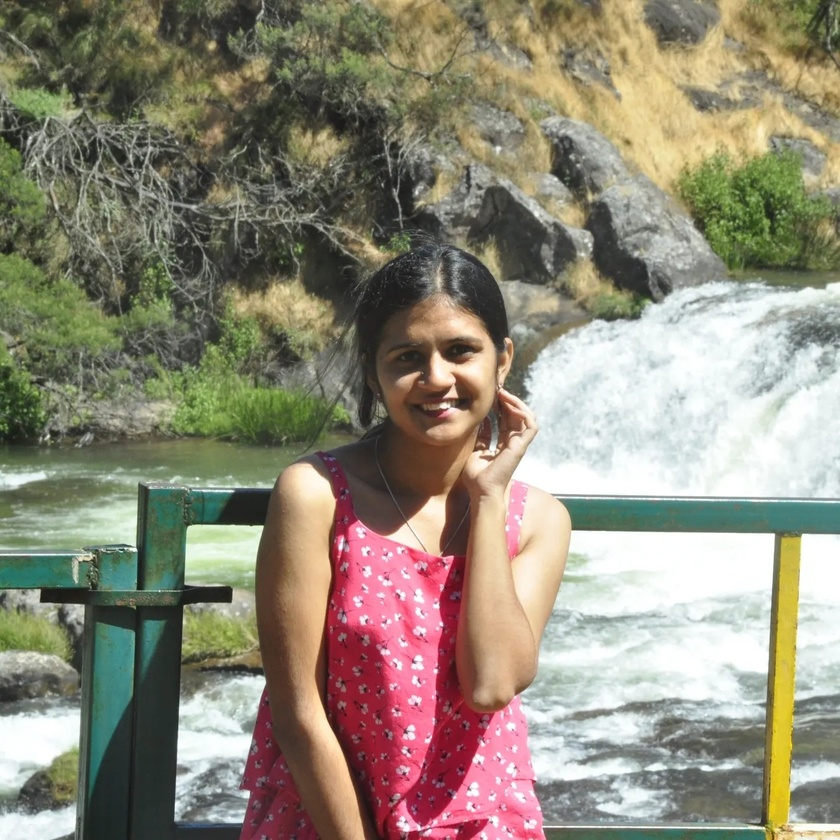
#> input picture preprocessing/indra.jpeg, 840 x 840 px, shrunk from 1424 x 1424 before the run
$ python preprocessing.py
#> lines starting #> are read from the running program, lines starting #| are printed output that depends on the picture
import cv2
import numpy as np
image=cv2.imread("indra.jpeg")
#> image is the input picture: shape (840, 840, 3); mean B, G, R 121, 138.1, 144.2
if image is not None:
    gaussian=cv2.GaussianBlur(image,(7,7),9)
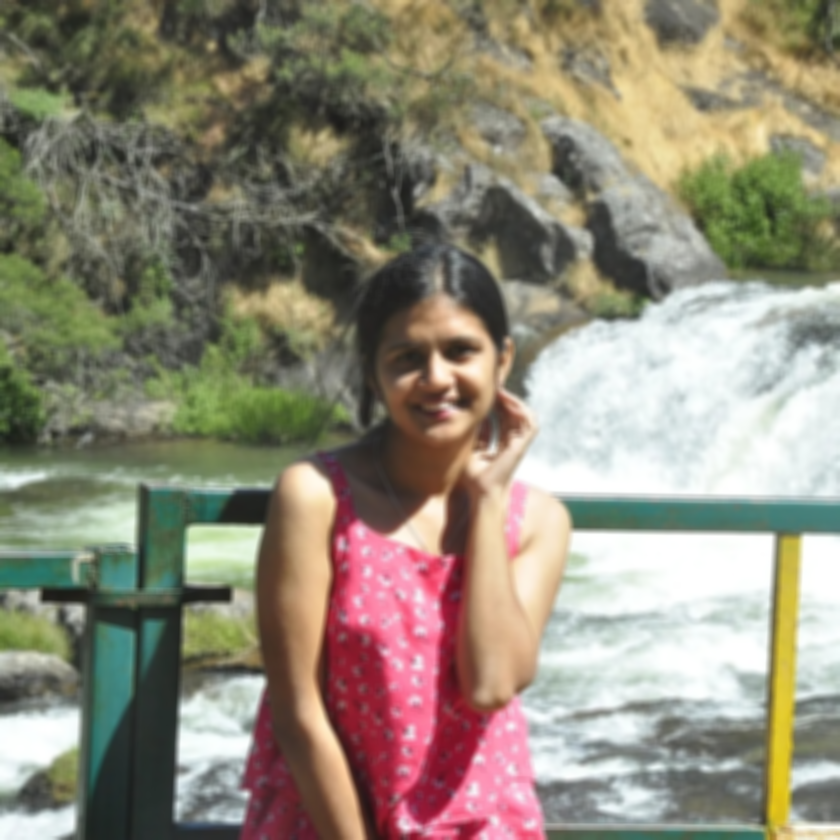
#> gaussian: shape (840, 840, 3); mean B, G, R 121, 138.1, 144.2
    median=cv2.medianBlur(image,11)
    sharpen_kernel=np.array([[0,-1,0],
                             [-1,5,-1],
                             [0,-1,0]])
    sharpened=cv2.filter2D(image,-1,sharpen_kernel)
    gray=cv2.cvtColor(image,cv2.COLOR_BGR2GRAY)
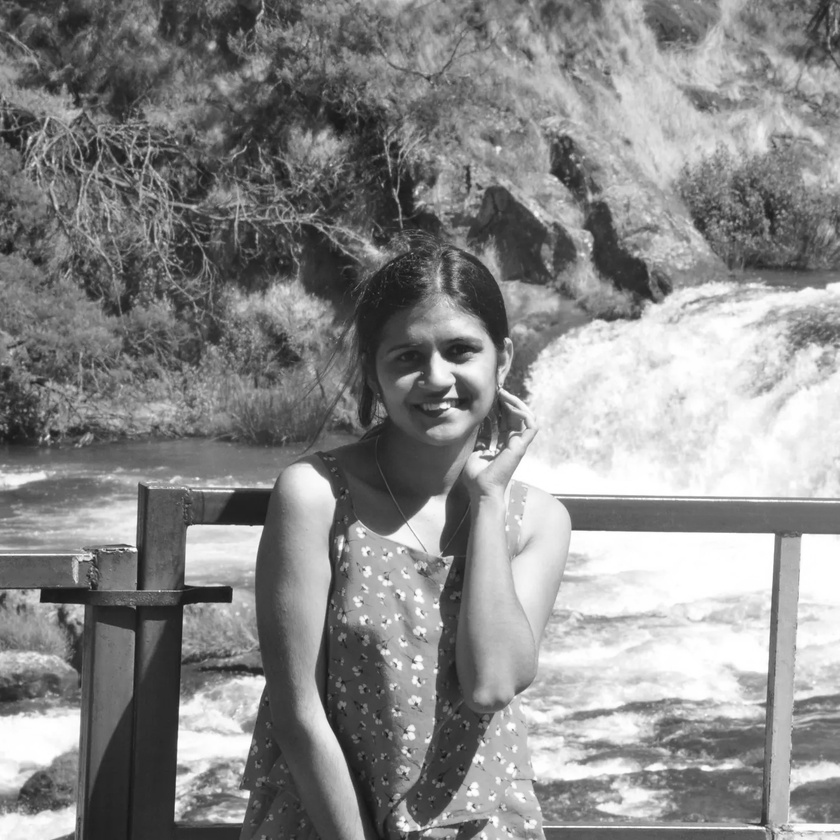
#> gray: shape (840, 840); min 19, max 255, mean 138
    enhanced=cv2.equalizeHist(gray)
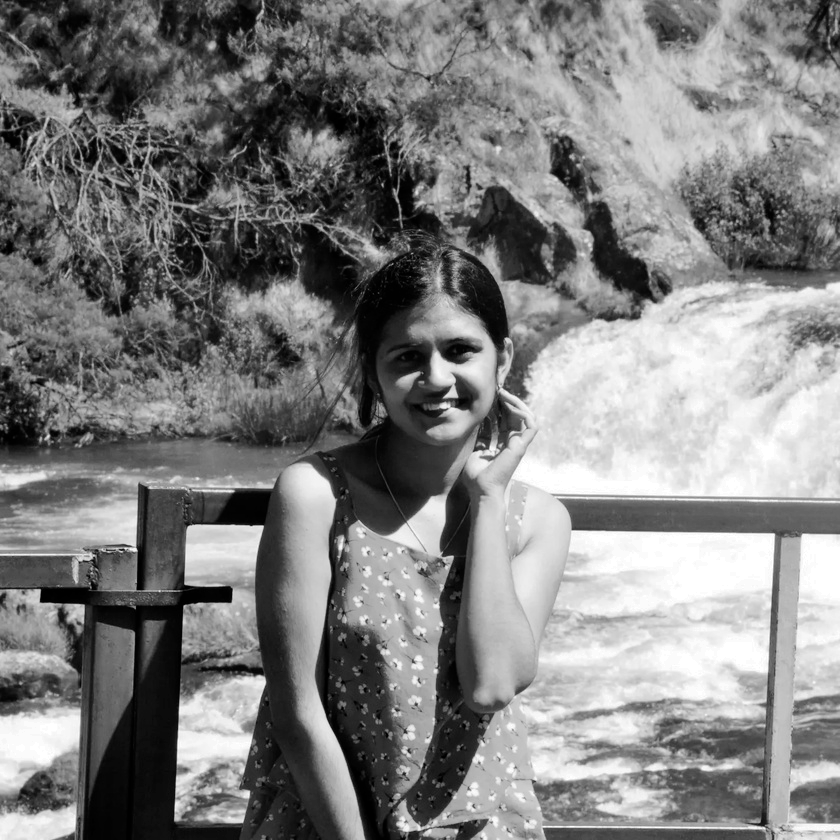
#> enhanced: shape (840, 840); min 0, max 255, mean 128.1
    cv2.imshow("1. Original Image",image)
    cv2.imshow("2 Gaussian Blur",gaussian)
    cv2.imshow("3 Median Blur",median)
    cv2.imshow("4 sharpene",sharpened)
    cv2.imshow("5 Enhanced ", enhanced)
    cv2.waitKey(0)
    cv2.destroyAllWindows()
else:
    print("Image not found")

$ run again, with preprocessing/leaf.jpeg copied over preprocessing/indra.jpeg
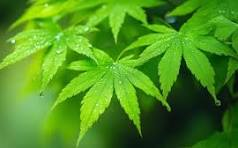
#> input picture preprocessing/leaf.jpeg, 238 x 148 px
#> image is the input picture: shape (148, 238, 3); mean B, G, R 30.6, 143.1, 78
#> `gray=cv2.cvtColor(image,cv2.COLOR_BGR2GRAY)`:
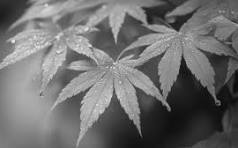
#> gray: shape (148, 238); min 5, max 235, mean 110.8
#> `enhanced=cv2.equalizeHist(gray)`:
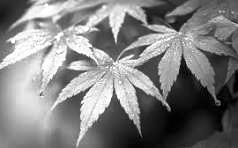
#> enhanced: shape (148, 238); min 0, max 255, mean 128.2

$ run again, with preprocessing/kusum.jpg copied over preprocessing/indra.jpeg
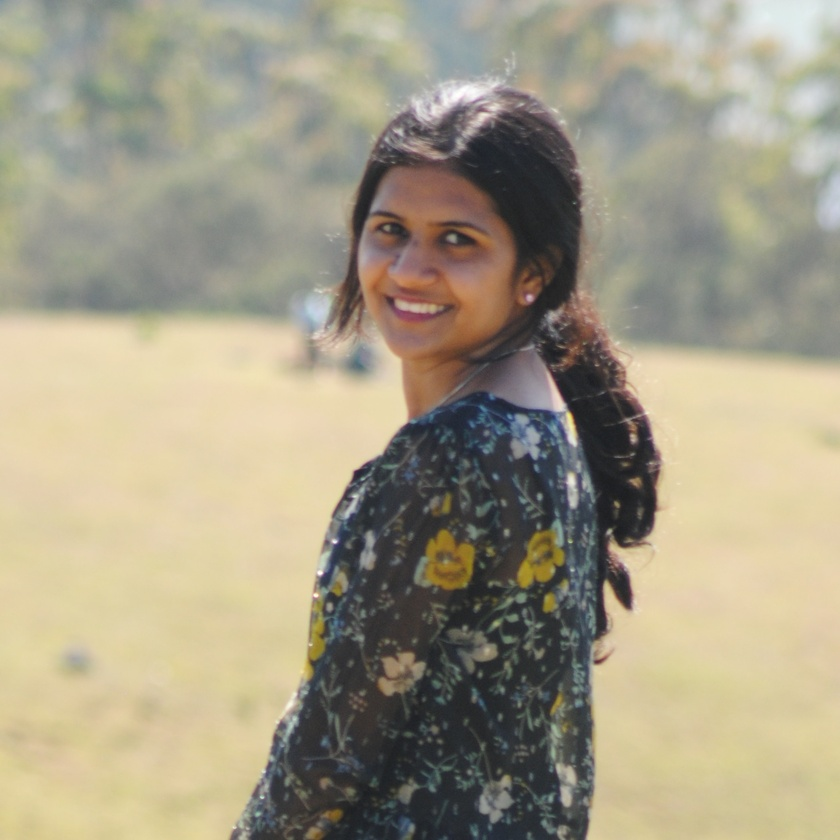
#> input picture preprocessing/kusum.jpg, 840 x 840 px, shrunk from 1637 x 1637 before the run
#> image is the input picture: shape (840, 840, 3); mean B, G, R 134.6, 156.2, 163.6
#> `gray=cv2.cvtColor(image,cv2.COLOR_BGR2GRAY)`:
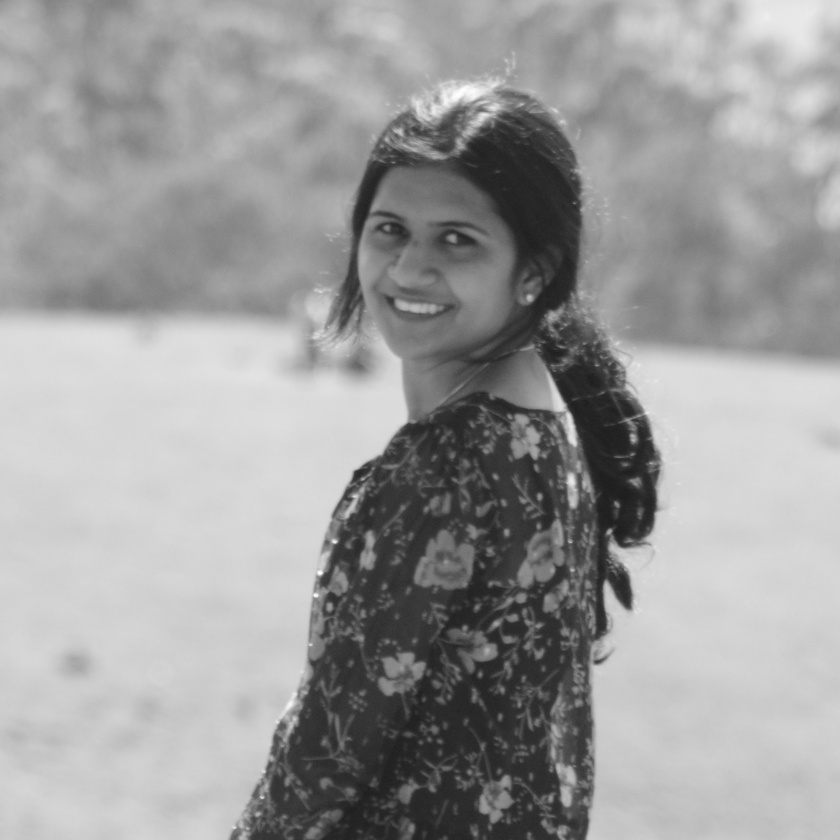
#> gray: shape (840, 840); min 27, max 255, mean 156
#> `enhanced=cv2.equalizeHist(gray)`:
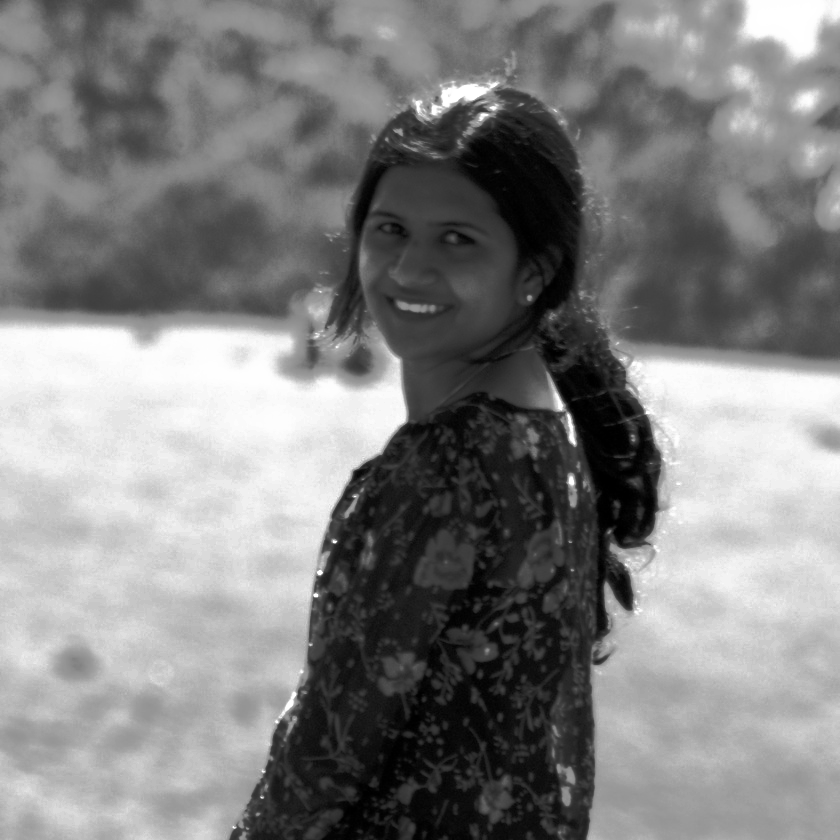
#> enhanced: shape (840, 840); min 0, max 255, mean 128.7
